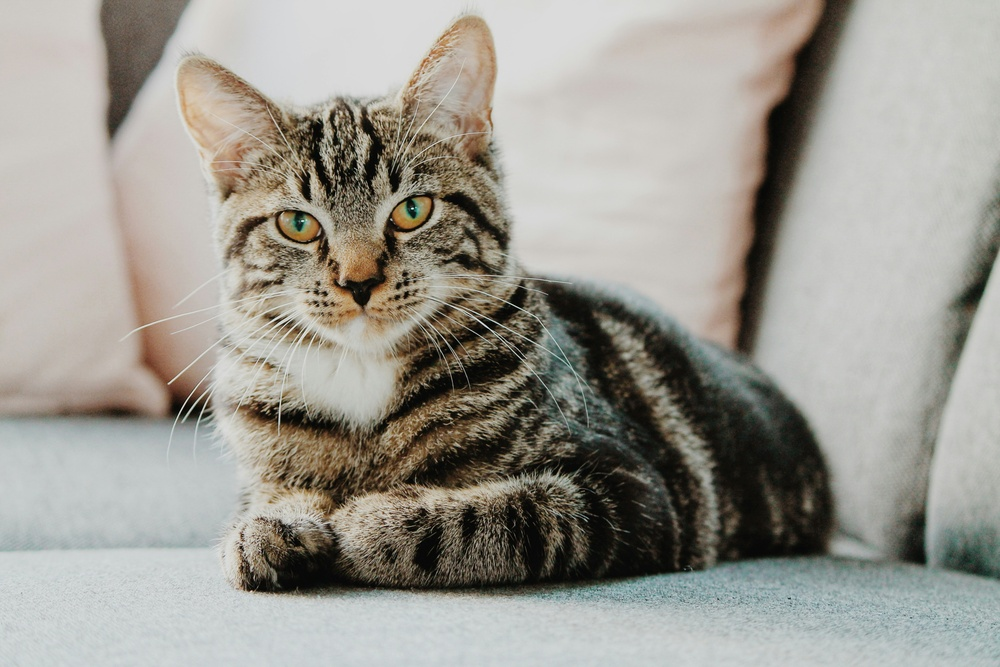
#> input picture html/rsc/src/400_OpenCV/ch_06_pixel/example.jpg, 1000 x 667 px, shrunk from 4272 x 2848 before the run
$ jupyter execute '0122_영상 데이터 Overflow underflow 확인.ipynb'
#> lines starting #> are read from the running program, lines starting #| are printed output that depends on the picture
[cell 1]
import cv2
import numpy as np
import matplotlib.pyplot as plt

# 'example.jpg' 이미지 읽기
img = cv2.imread('example.jpg', cv2.IMREAD_GRAYSCALE)
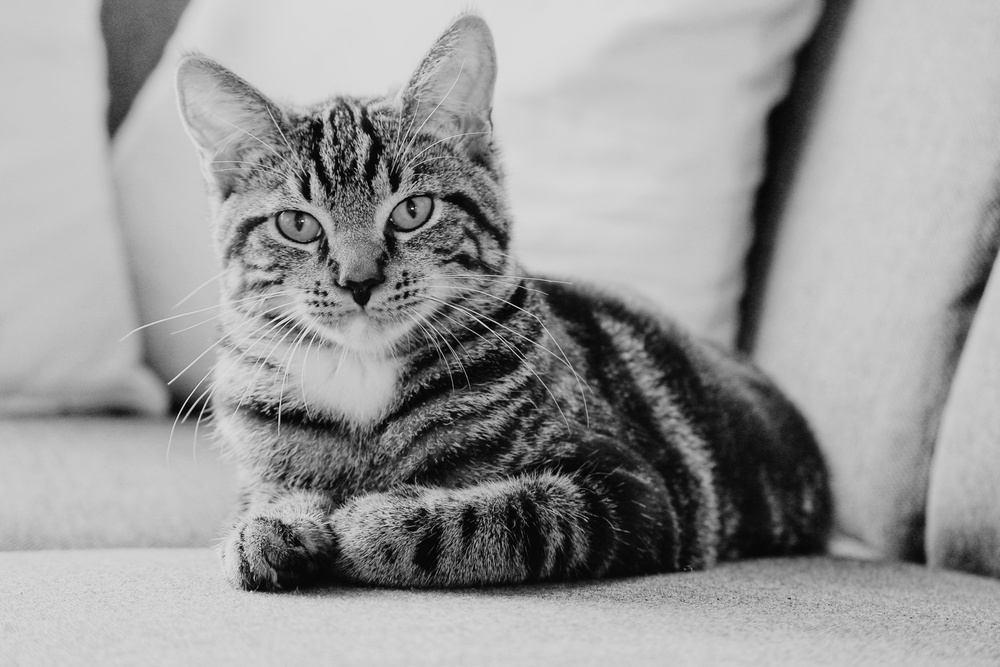
#> img: shape (667, 1000); min 0, max 250, mean 153.6

# 제목과 이미지를 튜플로 묶어서 리스트에 저장 (타이틀 먼저, 이미지 나중)
titles_and_images = [
    ('Original Image', img),
    ('Over clipping: cv2.add(img, 100)', cv2.add(img, 100)),
    ('Under clipping: cv2.subtract(img, 100)', cv2.subtract(img, 100) ),

    ('Original Image', img),
    ('Overflow: img + 100', img + 100 ),
    ('Underflow: img - 100', img - 100 ),

    ('Original Image', img),
    ('Over clipping: np.where(img + 100 > 255)', np.where( img + 100.0 > 255, 255, img + 100 ) ),
    ('Under clipping: np.where(img -100 < 0)', np.where( img - 100.0 < 0, 0, img - 100 ) ),
    ]

# 결과를 matplotlib로 출력
cols = 3
rows = int( len( titles_and_images ) / cols + 0.5 )
#> rows = 3
plt.figure(figsize=(4*cols, 3*rows))

# 각 제목과 이미지를 반복하며 출력
for i, (title, image) in enumerate(titles_and_images) :
    plt.subplot(rows, cols, i + 1)
    plt.imshow(image, cmap='gray')
    plt.title(title)
    plt.axis('off')
#> this loop made 9 passes
#> title on passes 1 to 9: 'Original Image', 'Over clipping: cv2.add(img, 100)', 'Under clipping: cv2.subtract(img, 100)', 'Original Image', 'Overflow: img + 100', 'Underflow: img - 100', 'Original Image', 'Over clipping: np.where(img + 100 > 255)', 'Under clipping: np.where(img -100 < 0)'
pass

# 그래프 출력
plt.tight_layout()
plt.show()
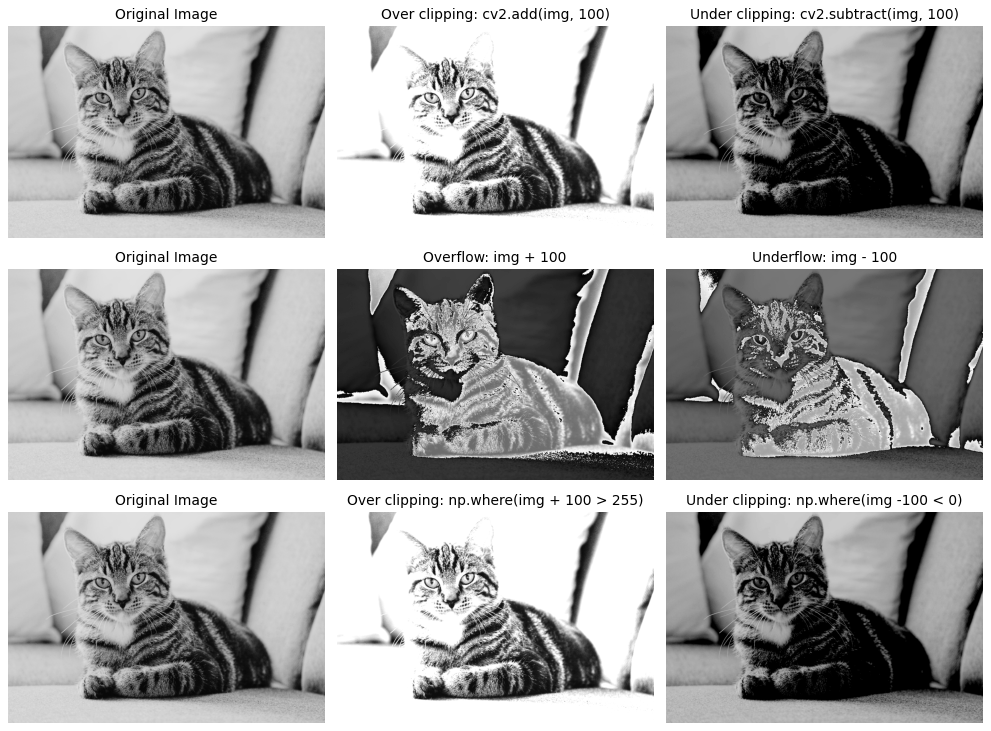
#> figure drawn by matplotlib, 9 panels
